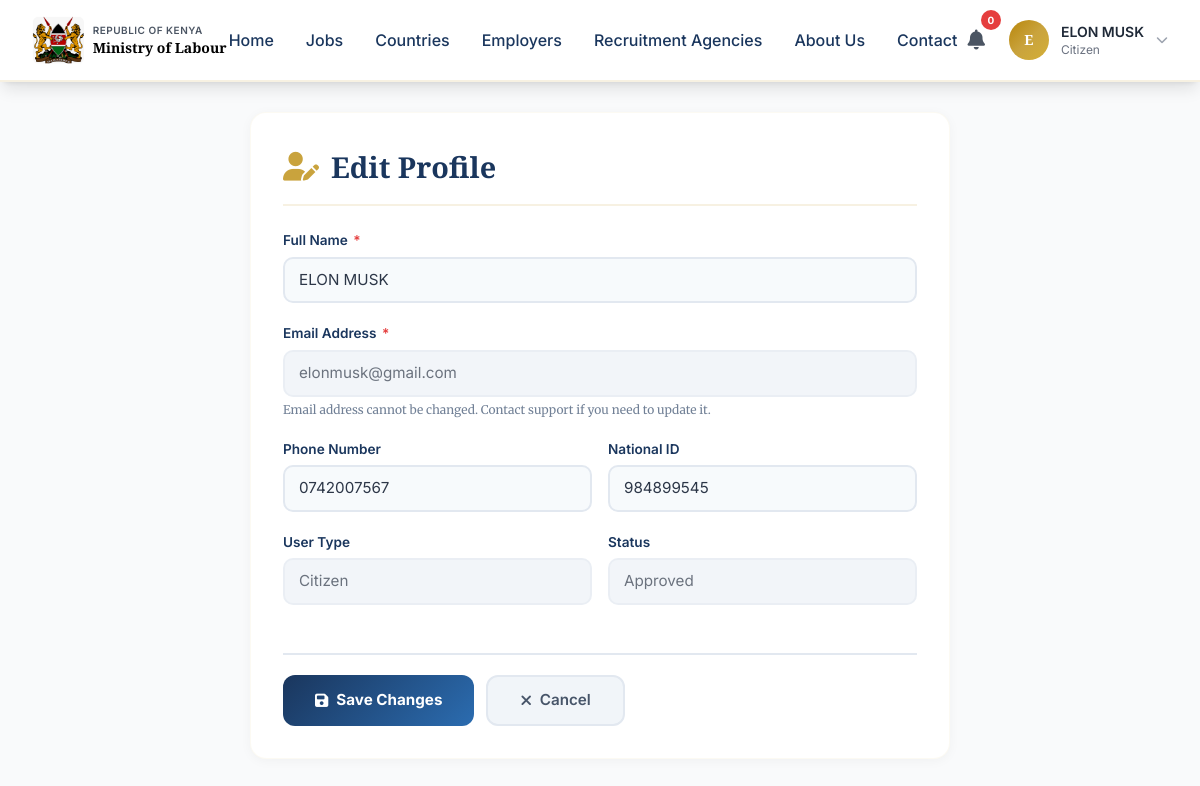
/profile/edit/ (signed in), run on the app's committed database.
### accounts/models.py (models this page shows, shortened)
class User(AbstractBaseUser, PermissionsMixin):
    USER_TYPES = (
        ('citizen', 'Citizen'),
        ('employer', 'Employer'),
        ('agency', 'Recruitment Agency'),
        ('admin', 'Administrator'),
    )
    STATUS_CHOICES = (
        ('pending', 'Pending'),
        ('approved', 'Approved'),
        ('suspended', 'Suspended'),
        ('rejected', 'Rejected'),
    )
    GENDER_CHOICES = (
        ('M', 'Male'),
        ('F', 'Female'),
        ('O', 'Other'),
    )
    id = models.UUIDField(primary_key=True, default=uuid.uuid4, editable=False)
    email = models.EmailField(unique=True)
    national_id = models.CharField(max_length=20, unique=True)
    passport_number = models.CharField(max_length=20, blank=True, null=True)
    full_name = models.CharField(max_length=255)
    date_of_birth = models.DateField()
    gender = models.CharField(max_length=1, choices=GENDER_CHOICES)
    phone_number = models.CharField(max_length=15)
    county = models.CharField(max_length=100)
    user_type = models.CharField(max_length=20, choices=USER_TYPES, default='citizen')
    status = models.CharField(max_length=20, choices=STATUS_CHOICES, default='pending')
    is_active = models.BooleanField(default=True)
    is_staff = models.BooleanField(default=False)
    is_verified = models.BooleanField(default=False)
    email_verified = models.BooleanField(default=False)
    phone_verified = models.BooleanField(default=False)
    date_joined = models.DateTimeField(auto_now_add=True)
    last_login = models.DateTimeField(null=True, blank=True)
    updated_at = models.DateTimeField(auto_now=True)
    objects = UserManager()
    USERNAME_FIELD = 'email'
    REQUIRED_FIELDS = ['full_name', 'national_id', 'phone_number']
    class Meta:
        db_table = 'users'
        indexes = [
            models.Index(fields=['email', 'status']),
            models.Index(fields=['national_id']),
            models.Index(fields=['user_type']),
        ]

### accounts/views.py (the view, shortened to what this page needs)
# urls.py: path('profile/edit/', views.profile_edit, name='profile_edit'),
@login_required
def profile_edit(request):
    user = request.user
    try:
        profile = UserProfile.objects.get(user=user)
    except UserProfile.DoesNotExist:
        profile = UserProfile.objects.create(user=user)
    context = {
        'user': user,
        'profile': profile,
    }
    return render(request, 'accounts/profile_edit.html', context)

### templates/accounts/profile_edit.html (shortened to what this page needs)
{% extends 'base.html' %}
{% load static %}
{% block content %}
<div class="bg-gray-50 min-h-screen py-8">
    <div class="max-w-7xl mx-auto px-4 sm:px-6 lg:px-8">
        <div class="profile-edit-container">
            <div class="profile-edit-card">
                <div class="form-header">
                    <i class="fas fa-user-edit"></i> Edit Profile
                </div>
                <form method="post" enctype="multipart/form-data">
                    <div class="form-group">
                        <label for="full_name">
                            Full Name <span class="required">*</span>
                        </label>
                        <input type="text" id="full_name" name="full_name"
                               value="{{ user.full_name }}"
                               class="form-control"
                               placeholder="Enter your full name"
                               required>
                    </div>
                    <div class="form-group">
                        <label for="email">
                            Email Address <span class="required">*</span>
                        </label>
                        <input type="email" id="email" name="email"
                               value="{{ user.email }}"
                               class="form-control"
                               disabled
                               placeholder="Your email address">
                        <p class="help-text">Email address cannot be changed. Contact support if you need to update it.</p>
                    </div>
                    <div class="form-row">
                        <div class="form-group">
                            <label for="phone_number">Phone Number</label>
                            <input type="text" id="phone_number" name="phone_number"
                                   value="{{ user.phone_number|default:'' }}"
                                   class="form-control"
                                   placeholder="Enter phone number">
                        </div>
                        <div class="form-group">
                            <label for="national_id">National ID</label>
                            <input type="text" id="national_id" name="national_id"
                                   value="{{ user.national_id|default:'' }}"
                                   class="form-control"
                                   placeholder="Enter National ID">
                        </div>
                    </div>
                    <div class="form-row">
                        <div class="form-group">
                            <label>User Type</label>
                            <input type="text" value="{{ user.get_user_type_display }}"
                                   class="form-control" disabled>
                        </div>
                        <div class="form-group">
                            <label>Status</label>
                            <input type="text" value="{{ user.get_status_display }}"
                                   class="form-control" disabled>
                        </div>
                    </div>
                    <div class="form-actions">
                        <button type="submit" class="btn-save">
                            <i class="fas fa-save"></i> Save Changes
                        </button>
                        <a href="{% url 'profile' %}" class="btn-cancel">
                            <i class="fas fa-times"></i> Cancel
                        </a>
                    </div>
                </form>
            </div>
        </div>
    </div>
</div>
{% endblock %}

### templates/base.html (shortened to what this page needs)
{% load static %}
<!DOCTYPE html>
<html lang="en">
<head>
    <script src="https://cdn.tailwindcss.com"></script>
    <link rel="stylesheet" href="https://cdnjs.cloudflare.com/ajax/libs/font-awesome/6.5.1/css/all.min.css">
    <link href="https://unpkg.com/aos@2.3.1/dist/aos.css" rel="stylesheet">
    <link rel="stylesheet" type="text/css" href="https://cdn.jsdelivr.net/npm/slick-carousel@1.8.1/slick/slick.css"/>
    <link rel="stylesheet" type="text/css" href="https://cdn.jsdelivr.net/npm/slick-carousel@1.8.1/slick/slick-theme.css"/>
</head>
<body>
    <nav class="navbar-gov fixed top-0 left-0 right-0 z-50 shadow-lg transition-all duration-300" id="navbar">
        <div class="max-w-7xl mx-auto px-4 sm:px-6 lg:px-8">
            <div class="flex justify-between items-center h-20">
                <div class="flex items-center space-x-4">
                    <div class="flex items-center space-x-3">
                        <div class="flex items-center space-x-2">
                            <img src="{% static 'images/coat-of-arms.png' %}" alt="Government Logo" class="h-12 w-auto hidden sm:block">
                            <div>
                                <div class="text-[10px] text-gray-600 font-semibold tracking-wider uppercase gov-font-sans">Republic of Kenya</div>
                                <div class="text-sm font-bold text-primary-light gov-font">Ministry of Labour</div>
                            </div>
                        </div>
                    </div>
                </div>
                <div class="hidden lg:flex items-center space-x-8">
                    <a href="{% url 'home' %}" class="nav-link">Home</a>
                    <a href="{% url 'job_list' %}" class="nav-link">Jobs</a>
                    <a href="{% url 'countries' %}" class="nav-link">Countries</a>
                    <a href="{% url 'employers:employer_list' %}" class="nav-link">Employers</a>
                    <a href="{% url 'agencies:agency_list' %}" class="nav-link">Recruitment Agencies</a>
                    <a href="{% url 'about' %}" class="nav-link">About Us</a>
                    <a href="{% url 'contact' %}" class="nav-link">Contact</a>
                </div>
                <div class="flex items-center space-x-2 sm:space-x-4">
                    {% if user.is_authenticated %}
                        <div class="relative notification-badge hidden sm:block">
                            <button class="text-gray-600 hover:text-gold-dark transition-colors p-2 rounded-full hover:bg-gray-100" id="notificationToggle">
                                <i class="fas fa-bell text-xl"></i>
                                <span class="badge" id="notificationCount">{{ unread_notifications|default:0 }}</span>
                            </button>
                        </div>
                        <div class="relative dropdown">
                            <button class="flex items-center space-x-2 sm:space-x-3 focus:outline-none group">
                                <div class="w-8 h-8 sm:w-10 sm:h-10 rounded-full gradient-gold flex items-center justify-center text-white font-semibold text-xs sm:text-sm gov-font">
                                    {{ user.full_name|slice:":1"|upper }}
                                </div>
                                <div class="hidden lg:block text-left">
                                    <p class="text-sm font-semibold text-gray-800 gov-font-sans">{{ user.full_name|truncatechars:15 }}</p>
                                    <p class="text-xs text-gray-500 gov-font-sans">{{ user.user_type|title }}</p>
                                </div>
                                <i class="fas fa-chevron-down text-gray-400 text-xs transition-transform duration-300 group-hover:rotate-180 hidden sm:inline-block"></i>
                            </button>
                        </div>
                    {% endif %}
                </div>
            </div>
        </div>
    </nav>
    <main class="mt-20">
        {% block content %}{% endblock %}
    </main>
</body>
</html>

### templates/base.html (style rules this page uses)
* { font-family: 'Inter', sans-serif; }
.gov-font { font-family: 'Playfair Display', serif !important; }
.gov-font-sans { font-family: 'Inter', sans-serif !important; }
:root { --primary: #0a1628; --primary-light: #1a365d; --primary-mid: #2b6cb0; --primary-dark: #0d1b3e; --secondary: #4299e1; --accent: #48bb78; --gold: #c9a33d; --gold-light: #d4af37; --gold-dark: #b8860b; --danger: #e53e3e; --warning: #ed8936; --info: #4299e1; --purple: #805ad5; --cream: #fdf8f0; --gov-bg: #f8f6f2; }
.gradient-gold { background: linear-gradient(135deg, var(--gold-dark), var(--gold), var(--gold-light)); }
.notification-badge { position: relative; }
.notification-badge .badge { position: absolute; top: -8px; right: -8px; min-width: 20px; height: 20px; padding: 0 6px; border-radius: 10px; background: var(--danger); color: white; font-size: 10px; font-weight: 700; display: flex; align-items: center; justify-content: center; animation: pulse 2s infinite; }
.navbar-gov { background: rgba(255, 255, 255, 0.98); backdrop-filter: blur(10px); border-bottom: 2px solid rgba(201, 163, 61, 0.15); }
.navbar-gov .nav-link { font-family: 'Inter', sans-serif; font-weight: 500; color: #1a365d; transition: all 0.3s ease; position: relative; }
.navbar-gov .nav-link::after { content: ''; position: absolute; bottom: -2px; left: 0; right: 0; height: 2px; background: linear-gradient(90deg, var(--gold), var(--gold-light)); transform: scaleX(0); transition: transform 0.3s ease; }

### templates/accounts/profile_edit.html (style rules this page uses)
.profile-edit-container { max-width: 700px; margin: 0 auto; }
.profile-edit-card { background: white; border-radius: 16px; padding: 32px; box-shadow: 0 2px 12px rgba(0,0,0,0.04); border: 1px solid rgba(201, 163, 61, 0.06); }
.profile-edit-card .form-header { font-family: 'Playfair Display', serif; font-weight: 800; color: #1a365d; font-size: 1.8rem; margin-bottom: 24px; padding-bottom: 16px; border-bottom: 2px solid rgba(201, 163, 61, 0.15); display: flex; align-items: center; gap: 12px; }
.profile-edit-card .form-header i { color: #c9a33d; }
.profile-edit-card .form-group { margin-bottom: 20px; }
.profile-edit-card label { font-family: 'Inter', sans-serif; font-weight: 600; color: #1a365d; font-size: 0.85rem; display: block; margin-bottom: 6px; }
.profile-edit-card label .required { color: #e53e3e; margin-left: 2px; }
.profile-edit-card .form-control { width: 100%; padding: 10px 14px; border: 2px solid #e2e8f0; border-radius: 10px; font-family: 'Inter', sans-serif; font-size: 0.95rem; transition: all 0.3s ease; background: #f7fafc; color: #2d3748; }
.profile-edit-card .form-control:disabled { background: #edf2f7; cursor: not-allowed; opacity: 0.7; }
.profile-edit-card .help-text { font-family: 'Merriweather', serif; font-size: 0.75rem; color: #718096; margin-top: 4px; }
.profile-edit-card .form-actions { display: flex; gap: 12px; margin-top: 28px; padding-top: 20px; border-top: 2px solid #e2e8f0; }
.profile-edit-card .btn-save { background: linear-gradient(135deg, #1a365d, #2b6cb0); color: white; padding: 12px 32px; border-radius: 12px; font-family: 'Inter', sans-serif; font-weight: 700; font-size: 0.95rem; border: none; cursor: pointer; transition: all 0.3s ease; display: inline-flex; align-items: center; gap: 8px; }
.profile-edit-card .btn-cancel { background: #f1f5f9; color: #475569; padding: 12px 32px; border-radius: 12px; font-family: 'Inter', sans-serif; font-weight: 600; font-size: 0.95rem; text-decoration: none; transition: all 0.3s ease; display: inline-flex; align-items: center; gap: 8px; border: 2px solid #e2e8f0; }
.profile-edit-card .form-row { display: grid; grid-template-columns: 1fr 1fr; gap: 16px; }

### data on the page
User: full_name "E", full_name "ELON MUSK", user_type "Citizen", email "elonmusk@gmail.com", phone_number "0742007567", national_id "984899545", status "Approved"

### other printed values
{{ unread_notifications|default:0 }} "0"
